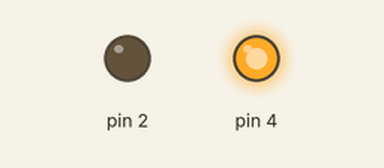
Recording of a sketch running on a simulated Arduino Uno, built with avr-gcc and run on an emulated ATmega328P. Parts: output pins drawn as LEDs (lit = HIGH).

Above: at 3.2 s.
At 12.8 s:
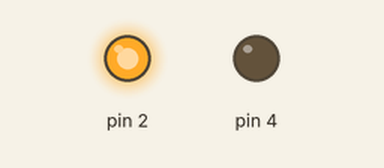
Timing chart, 0 to 33.3 s (numbered marks = the images above):
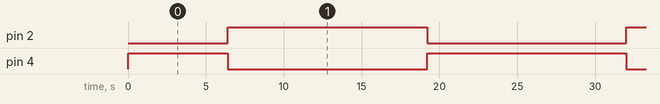

The sketch:

main.ino
```cpp
#include "Led.h"

LED ledr(2);
LED ledb(4);

void setup(){

}

void loop(){
  for(int i = 0; i < 256; i++){
    ledr.setLuce(i);
    ledb.setLuce(map(i, 0, 255, 255, 0));
    delay(50);
  }
  for(int i = 255; i > 0; i--){
    ledr.setLuce(i);
    ledb.setLuce(map(i, 0, 255, 255, 0));
    delay(50);
  }
}
```

Led.cpp
```cpp
#include "Led.h"
#include <Arduino.h>

LED::LED(int p){
  pin = p;
  pinMode(pin, OUTPUT);
  stato = 0;
}

void LED::on(){
  digitalWrite(pin, HIGH);
  stato = 1;
}

void LED::off(){
  digitalWrite(pin, LOW);
  stato = 0;
}

void LED::toggle() {
  if (stato == 0)
    on();
  else
    off();
}

void LED::setLuce(int value = 100) {
  analogWrite(pin, value);
  stato = (value > 0) ? 1 : 0;
}
```

Led.h
```cpp
#ifndef LED_H
#define LED_H

class LED{
  private:
    int pin;
    int stato;

  public:
    LED(int p);
    void on();
    void off();
    void toggle();
    void setLuce(int value);
};
#endif
```

Measured:
- by itself, pin 2: alternates HIGH for 12.8 s and LOW for 12.8 s
- by itself, pin 4: repeats every 25.6 s: LOW 12.8 s, HIGH 12.8 s
